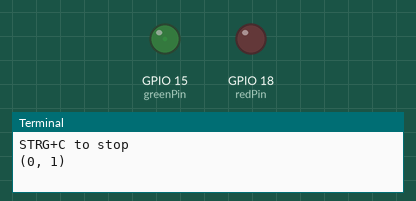
The program below on a simulated Raspberry Pi (BCM pin numbers). Parts: output pins drawn as LEDs (lit = HIGH), the last lines printed to the terminal.

Above: at 0.05 s.
At 4.95 s:
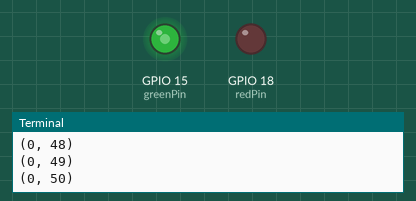
At 9.95 s:
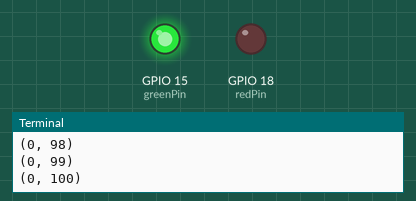
At 19.95 s:
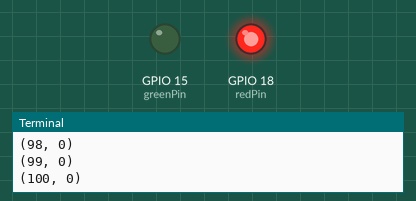
Timing chart, 0 to 26.0 s (numbered marks = the images above):
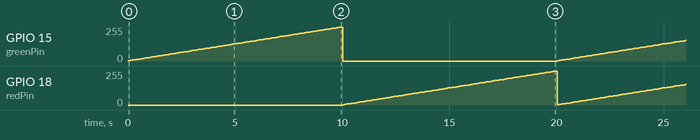

Measured:
- by itself, GPIO 15 (greenPin): ramps from 0/255 to 255/255 and jumps back, once every 20.0 s
- by itself, GPIO 18 (redPin): ramps from 0/255 to 255/255 and jumps back, once every 10.0 s

The program:

2color-led.py
```python
#!/usr/bin/python
# coding=utf-8

import random, time
import RPi.GPIO as GPIO

GPIO.setmode(GPIO.BCM)

redPin      = 18
greenPin    = 15

GPIO.setup(redPin, GPIO.OUT)
GPIO.setup(greenPin, GPIO.OUT)

freq = 100

# init
pwmRed      = GPIO.PWM(redPin, freq)
pwmGreen    = GPIO.PWM(greenPin, freq)

pwmRed.start(0)
pwmGreen.start(0)

def ledColor(red, green, delay):
    if red == 0 and green == 0: return
    print (red,green)
    pwmRed.ChangeDutyCycle(red)
    pwmGreen.ChangeDutyCycle(green)

    time.sleep(delay)

    pwmRed.ChangeDutyCycle(0)
    pwmGreen.ChangeDutyCycle(0)

print "STRG+C to stop"

try:
    while True:
        for x in range(0,2):
            for y in range(0,2):
                for i in range(0,101):
                    ledColor((x*i),(y*i),.1)
except KeyboardInterrupt:
        GPIO.cleanup()
```
